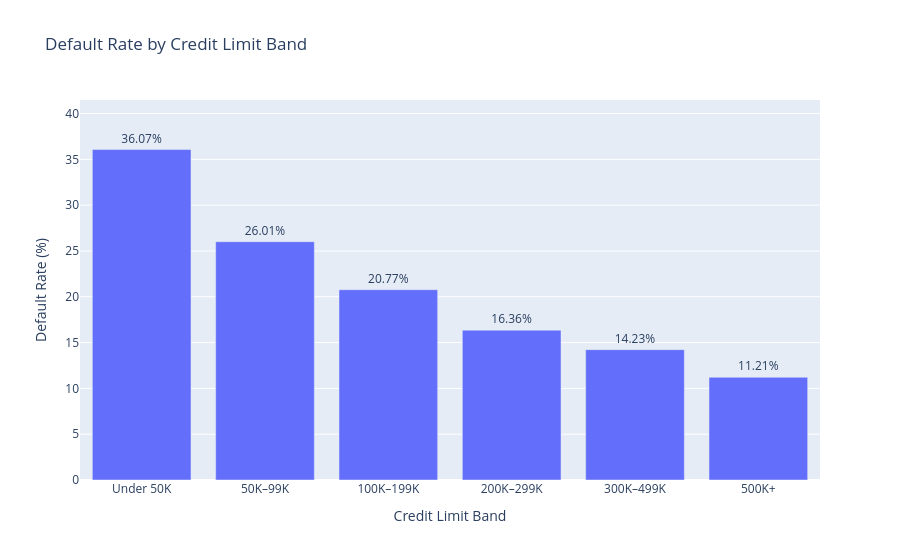

The cell this chart's notebook holds for it:
### Code cell
fig = px.bar(
    credit_limit_summary,
    x="credit_limit_band",
    y="default_rate_pct",
    text="default_rate_pct",
    title="Default Rate by Credit Limit Band",
    labels={
        "credit_limit_band": "Credit Limit Band",
        "default_rate_pct": "Default Rate (%)",
    },
)

fig.update_traces(
    texttemplate="%{text:.2f}%",
    textposition="outside",
)

fig.update_layout(
    yaxis_range=[
        0,
        credit_limit_summary["default_rate_pct"].max() * 1.15,
    ]
)

fig.show()

### Figure 1 — Plotly figure (JSON) as saved in the notebook; plotly's stock layout.template omitted (floating-point values rounded to 4 significant figures)
{"data": [{"hovertemplate": "Credit Limit Band=%{x}<br>Default Rate (%)=%{text}<extra></extra>", "legendgroup": "", "marker": {"color": "#636efa", "pattern": {"shape": ""}}, "name": "", "orientation": "v", "showlegend": false, "text": [36.07, 26.01, 20.77, 16.36, 14.23, 11.21], "textposition": "outside", "texttemplate": "%{text:.2f}%", "type": "bar", "x": ["Under 50K", "50K–99K", "100K–199K", "200K–299K", "300K–499K", "500K+"], "xaxis": "x", "y": [36.07, 26.01, 20.77, 16.36, 14.23, 11.21], "yaxis": "y"}], "layout": {"barmode": "relative", "legend": {"tracegroupgap": 0}, "title": {"text": "Default Rate by Credit Limit Band"}, "xaxis": {"anchor": "y", "domain": [0, 1], "title": {"text": "Credit Limit Band"}}, "yaxis": {"anchor": "x", "domain": [0, 1], "range": [0, 41.48], "title": {"text": "Default Rate (%)"}}}}
